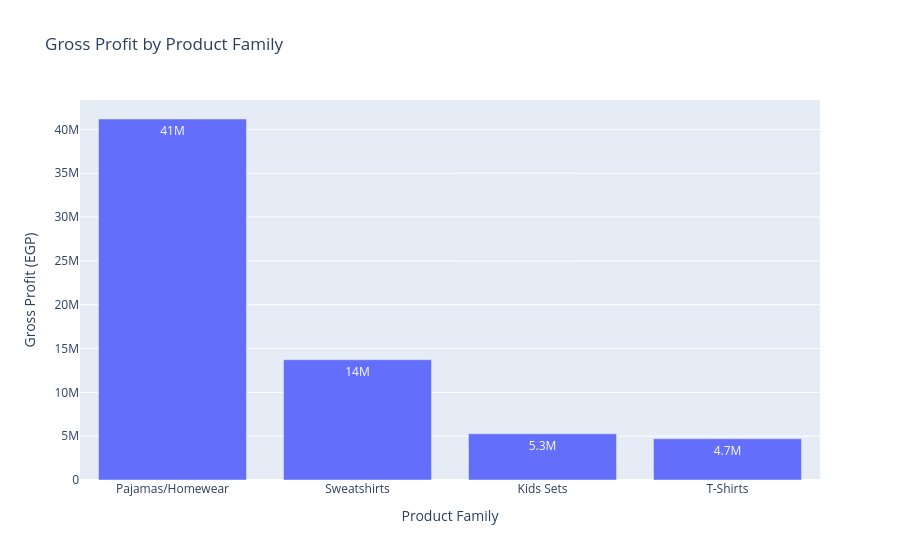

The notebook cell saved with this chart:
### Code cell
family_profit = (
    sales.groupby("Product_Family", as_index=False)
    .agg(
        Gross_Profit=("Gross_Profit_EGP", "sum"),
        Net_Sales=("Net_Sales_EGP", "sum"),
        Quantity=("Quantity", "sum")
    )
    .sort_values("Gross_Profit", ascending=False)
)

display(family_profit.round(2))

fig = px.bar(
    family_profit,
    x="Product_Family",
    y="Gross_Profit",
    title="Gross Profit by Product Family",
    labels={
        "Product_Family": "Product Family",
        "Gross_Profit": "Gross Profit (EGP)"
    },
    text_auto=".2s"
)

fig.update_layout(xaxis_title="Product Family")
fig.show()

### Figure 1 — Plotly figure (JSON) as saved in the notebook; plotly's stock layout.template omitted (floating-point values rounded to 4 significant figures)
{"data": [{"hovertemplate": "Product Family=%{x}<br>Gross Profit (EGP)=%{y}<extra></extra>", "legendgroup": "", "marker": {"color": "#636efa", "pattern": {"shape": ""}}, "name": "", "orientation": "v", "showlegend": false, "textposition": "auto", "texttemplate": "%{y:.2s}", "type": "bar", "x": ["Pajamas/Homewear", "Sweatshirts", "Kids Sets", "T-Shirts"], "xaxis": "x", "y": [41180000.0, 13730000.0, 5274000.0, 4704000.0], "yaxis": "y"}], "layout": {"barmode": "relative", "legend": {"tracegroupgap": 0}, "title": {"text": "Gross Profit by Product Family"}, "xaxis": {"anchor": "y", "domain": [0, 1], "title": {"text": "Product Family"}}, "yaxis": {"anchor": "x", "domain": [0, 1], "title": {"text": "Gross Profit (EGP)"}}}}
